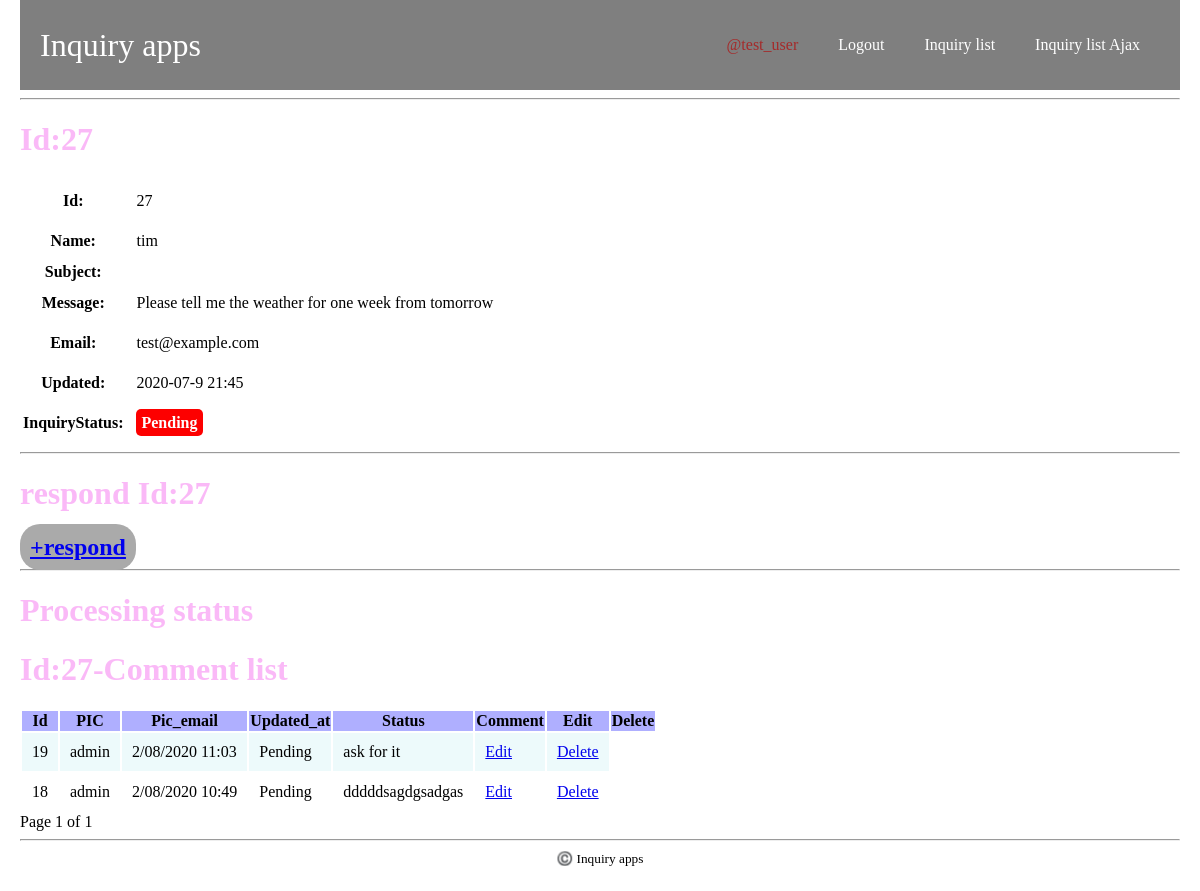
/inquiry/27/comment/list/ (signed in), run on the app's committed database.
### inquiry_apps/models.py (models this page shows, shortened)
class Inquiry(models.Model):
    class Meta:
        db_table = 'inquiry'
    name = models.CharField(verbose_name='name',
                                max_length=255)
    subject = models.CharField(verbose_name='subject',
                                max_length=255)
    message = models.CharField(verbose_name='message',
                                max_length=500)
    email = models.EmailField(verbose_name='email')
    created_at = models.DateTimeField(verbose_name='created_at',
                                        auto_now_add=True)
    updated_at = models.DateTimeField(verbose_name='updated_at',
                                        auto_now_add=True)
    inquiry_status = models.IntegerField(
        verbose_name='inquiry_status',
        choices=InquiryStatus.INQUIRY_STATUS_CHOICES,
        default=0
    )
    def inquiry_status_as_str(self):
        inquiry_status_as_str = InquiryStatus.status_as_str(self.inquiry_status)
        return inquiry_status_as_str

class InquiryComment(models.Model):
    class Meta:
        db_table = 'inquiry_comment'
    inquiry_id = models.IntegerField(verbose_name='inquiry_id',
                                        null=True,)
    user_id = models.IntegerField(verbose_name='user_id',
                                    null=True)
    created_at = models.DateTimeField(verbose_name='created_at',
                                        auto_now_add=True,)
    updated_at = models.DateTimeField(verbose_name='updated_at',
                                        auto_now=True,)
    inquiry_status = models.IntegerField(
        verbose_name='inquiry_status',
        choices=InquiryStatus.INQUIRY_STATUS_CHOICES,
        default=0
    )
    def inquiry_status_as_str(self):
        inquiry_status_as_str = InquiryStatus.status_as_str(self.inquiry_status)
        return inquiry_status_as_str
    comment = models.CharField(max_length=500)

### inquiry_apps/views.py (the view)
# urls.py: path('inquiry/<int:inquiry_id>/comment/list/', views.comment_list, name='comment_list'),
@login_required(login_url='/inquiry/login/')
@require_http_methods(['GET'])
def comment_list(request, inquiry_id):
    inquiry = get_object_or_404(Inquiry, id=inquiry_id)
    comment_list = []
    qs = InquiryComment.objects.filter(inquiry_id=inquiry_id).order_by('id').reverse()
    for inquiry_comment in qs:
        user = User.objects.get(id=inquiry_comment.user_id)
        inquiry_comment_dict = {
            'id': inquiry_comment.id,
            'user_id': inquiry_comment.user_id,
            'user': user.username,
            'email': user.email,
            'updated_at': inquiry_comment.updated_at,
            'comment': inquiry_comment.comment,
            'inquiry_status': inquiry_comment.inquiry_status_as_str(),
        }
        comment_list.append(inquiry_comment_dict)
    comment_list = _paginator(request, comment_list)
    context = {
        'inquiry': inquiry,
        'comment_list': comment_list,
    }
    return render(request, 'inquiry_apps/comment_list.html', context)

### inquiry_apps/models.py (called while the page is built)
    @classmethod
    def status_as_str(cls, inquiry_status):
        if inquiry_status == cls.Pending:
            return cls.INQUIRY_STATUS_CHOICES[0][1]
        elif inquiry_status == cls.Ignore:
            return cls.INQUIRY_STATUS_CHOICES[1][1]
        elif inquiry_status == cls.Completed:
            return cls.INQUIRY_STATUS_CHOICES[2][1]
        else:
            raise RuntimeError('invalid')

### inquiry_apps/views.py (called while the page is built)
def _paginator(request, qs):
    paginator = Paginator(qs, 5)
    page = request.GET.get('page', 1)
    try:
        inquiry_lists = paginator.page(page)
    except PageNotAnInteger:
        inquiry_lists = paginator.page(1)
    except EmptyPage:
        inquiry_lists = paginator.page(paginator.num_pages)
    return inquiry_lists

### inquiry_apps/templates/inquiry_apps/comment_list.html (shortened to what this page needs)
{% extends 'inquiry_apps/base.html' %}
{% block content %}
<h1>Id:{{ inquiry.id }}</h1>
<table class="inquiry_table">
    <tr>
        <th>Id:</th>
        <td>{{ inquiry.id }}</td>
    </tr>
    <tr>
        <th>Name:</th>
        <td>{{ inquiry.name }}</td>
    </tr>
    <tr>
        <th>Subject:</th>
        <td>{{ inquiry.subject }}</td>
    </tr>
    <tr>
        <th>Message:</th>
        <td>{{ inquiry.message }}</td>
    </tr>
    <tr>
        <th>Email:</th>
        <td>{{ inquiry.email }}</td>
    </tr>
    <tr>
        <th>Updated:</th>
        <td>{{ inquiry.updated_at|date:"Y-m-j H:i" }}</td>
    </tr>
    <tr>
        <th>InquiryStatus:</th>
        <td class="inquiry_status">
        <span>
        {{ inquiry.inquiry_status_as_str}}
        </span>
        </td>
    </tr>
</table>
<hr>
<h1>respond Id:{{ inquiry.id }}</h1>
<h2 class='inquiry_add_comment_proceed'><a href="{% url 'inquiry_apps:comment_add' inquiry.id %}">+respond</a></h2>
<hr>
<h1　style='color:rgba(000,000,255,0.3)'>Processing status</h1>
<h1>Id:{{ inquiry.id }}-Comment list</h1>
<table class="comment_list_table">
    <thead>
        <tr>
            <th>Id</th>
            <th>PIC</th>
            <th>Pic_email</th>
            <th>Updated_at</th>
            <th>Status</th>
            <th>Comment</th>
            <th>Edit</th>
            <th>Delete</th>
        </tr>
    </thead>
    <tbody>
        {% for comment in comment_list %}
        <tr>
            <td>{{ comment.id }}</td>
            <td>
                <div class="container"><span>PIC</span>
                    <span>{{ comment.user }}</span></div>
            </td>
            <td><div class="container"><span>Updated_at</span><span>{{ comment.updated_at|date:"j/m/Y H:i " }}</span></div></td>
            <td><div class="container"><span>Status</span>
                <span>
                {{ comment.inquiry_status }}
                </span></div>
            </td>
            <td><div class="container"><span>Comment</span><span>{{ comment.comment|truncatechars:150 }}</span></div></td>
            <td><div class="container"><a href="{% url 'inquiry_apps:edit_comment' inquiry.id comment.id %}">Edit</a></div></td>
            <td><div class="container"><a href="{% url 'inquiry_apps:delete_comment' inquiry.id comment.id %}">Delete</a></div></td>
        </tr>
        {% endfor %}
    </tbody>
</table>
Page {{ comment_list.number }} of {{ comment_list.paginator.num_pages }}
{% endblock %}

### inquiry_apps/templates/inquiry_apps/base.html (shortened to what this page needs)
{% load static %}
<!doctype html>
<html lang="ja">
<head>
    <link rel="stylesheet" href="{% static 'inquiry_apps/css/base.css' %}">
</head>
<body>
    <header class="header">
        <div class="header-bg">
            <div class="header-cat">
                <div class="header-logo">
                    <a href="/">Inquiry apps</a>
                </div>
                <nav class="header-navi">
                    <div class="header-navi-wrap">
                        <ul class="header-navi-list">
                            <li class="header-navi-item"><a href="{% url 'inquiry_apps:edit_profile' %}" style="color:brown;">@{{ user }}</a></li>
                            <li class="header-navi-item"><a href="{% url 'inquiry_apps:inquiry_logout' %}">Logout</a></li>
                            <li class="header-navi-item"><a href="{% url 'inquiry_apps:inquiry_list' %}">Inquiry list</a></li>
                            <li class="header-navi-item"><a href="{% url 'inquiry_apps:inquiry_list_ajax' %}">Inquiry list Ajax</a></li>
                        </ul>
                    </div>
                </nav>
            </div>
        </div>
    </header>
    <div class="content">
        <hr>
        {% block content %}
        {% endblock %}
    </div>
    <hr>
    <div class="footer">
        <small class="copy-right">©️ Inquiry apps</small>
    </div>
</body>
</html>

### inquiry_apps/static/inquiry_apps/css/base.css (style rules this page uses)
html { font-size: 16px; }
body { margin: 0 20px; }
ul, ol { list-style: none; }
h1 { color: rgba(241, 70, 233, 0.377); }
.header { width: 100%; left: 0; top: 0; z-index: 1000; background-color: rgb(000,000,000,.5); }
.header-bg { position: relative; z-index: 2; padding: 20px; flex-wrap: wrap; }
.header-logo a { font-family: cursive; display: block; text-decoration: none; font-size: 2rem; color: #fff; }
.header-cat { display: flex; flex-wrap: wrap; justify-content: space-between; align-items: center; }
.header-navi-list { display: flex; }
.header-navi a { text-decoration: none; padding-left: 20px; padding-right: 20px; font-size: 1rem; color: #fff; }
.inquiry_add_comment_proceed { display:inline; background: #aaaaaa; color: #ffffff; padding: 10px; border-radius: 20px; }
table tr td { padding: 10px; }
.inquiry_list_table thead, .comment_list_table thead { background: rgba(55, 55, 255, .4); }
.inquiry_list_table tr:nth-child(odd) td, .comment_list_table tr:nth-child(odd) td { background: rgba(161, 230, 233, 0.192); }
table tr .inquiry_status span { color: white; padding: 5px; border-radius: 5px; background: #fd0000; font-weight: bold; }
.footer { text-align: center; }

### data on the page
Inquiry: id "27", name "tim", message "Please tell me the weather for one week from tomorrow", email "test@example.com", updated_at "2020-07-9 21:45", inquiry_status_as_str "Pending"
InquiryComment: updated_at "2/08/2020 11:03", comment "ask for it"
InquiryComment: updated_at "2/08/2020 10:49", comment "dddddsagdgsadgas"

### other printed values
{{ user }} "test_user"
{{ comment.id }} "19" "18"
{{ comment.user }} "admin" "admin"
{{ comment.inquiry_status }} "Pending" "Pending"
{{ comment_list.number }} "1"
{{ comment_list.paginator.num_pages }} "1"
